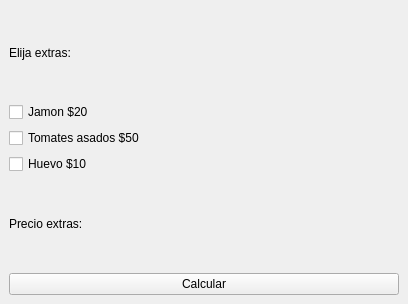
<?xml version="1.0" encoding="UTF-8"?>
<ui version="4.0">
 <class>MainWindow</class>
 <widget class="QMainWindow" name="MainWindow">
  <property name="geometry">
   <rect>
    <x>0</x>
    <y>0</y>
    <width>408</width>
    <height>304</height>
   </rect>
  </property>
  <property name="sizePolicy">
   <sizepolicy hsizetype="Minimum" vsizetype="Minimum">
    <horstretch>0</horstretch>
    <verstretch>0</verstretch>
   </sizepolicy>
  </property>
  <property name="windowTitle">
   <string>MainWindow</string>
  </property>
  <widget class="QWidget" name="centralwidget">
   <property name="sizePolicy">
    <sizepolicy hsizetype="Maximum" vsizetype="Minimum">
     <horstretch>0</horstretch>
     <verstretch>0</verstretch>
    </sizepolicy>
   </property>
   <layout class="QVBoxLayout" name="verticalLayout">
    <item>
     <widget class="QLabel" name="label">
      <property name="sizePolicy">
       <sizepolicy hsizetype="Minimum" vsizetype="Minimum">
        <horstretch>0</horstretch>
        <verstretch>0</verstretch>
       </sizepolicy>
      </property>
      <property name="text">
       <string>Elija extras:</string>
      </property>
     </widget>
    </item>
    <item>
     <widget class="QCheckBox" name="checkBox">
      <property name="text">
       <string>Jamon $20</string>
      </property>
     </widget>
    </item>
    <item>
     <widget class="QCheckBox" name="checkBox_2">
      <property name="text">
       <string>Tomates asados $50</string>
      </property>
     </widget>
    </item>
    <item>
     <widget class="QCheckBox" name="checkBox_3">
      <property name="text">
       <string>Huevo $10</string>
      </property>
     </widget>
    </item>
    <item>
     <widget class="QLabel" name="totalText">
      <property name="text">
       <string>Precio extras:</string>
      </property>
     </widget>
    </item>
    <item>
     <widget class="QPushButton" name="pushButton">
      <property name="text">
       <string>Calcular</string>
      </property>
     </widget>
    </item>
   </layout>
  </widget>
 </widget>
 <resources/>
 <connections/>
</ui>
